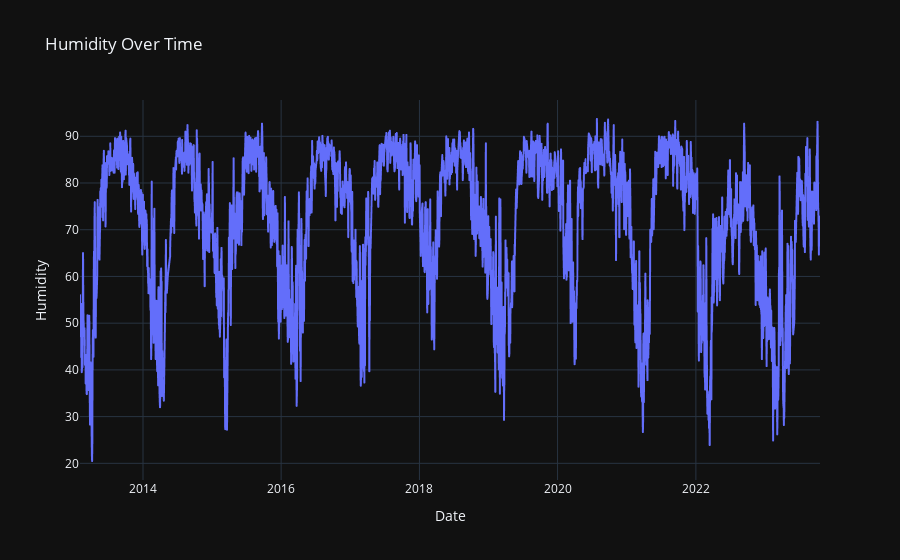

The code cell stored with this chart in its notebook:
### Markdown cell above
---

How Humidity changes with Time/Year?

---

### Code cell
fig = px.line(df, x='datetime_converted', y='humidity', title='Humidity Over Time',template='plotly_dark')
fig.update_layout(xaxis_title='Date', yaxis_title='Humidity')
fig.show()

### Figure 1 — Plotly figure (JSON) as saved in the notebook; plotly's stock layout.template omitted (floating-point values rounded to 4 significant figures; data arrays with more than 128 entries replaced by an {"elided": "..."} marker saying what was removed)
{"data": [{"hovertemplate": "datetime_converted=%{x}<br>humidity=%{y}<extra></extra>", "legendgroup": "", "line": {"color": "#636efa", "dash": "solid"}, "marker": {"symbol": "circle"}, "mode": "lines", "name": "", "showlegend": false, "type": "scattergl", "x": {"elided": "3326 str values"}, "xaxis": "x", "y": {"elided": "3326 float values"}, "yaxis": "y"}], "layout": {"autosize": true, "legend": {"tracegroupgap": 0}, "title": {"text": "Humidity Over Time"}, "xaxis": {"anchor": "y", "autorange": true, "domain": [0, 1], "range": ["2013-02-02", "2023-10-19"], "title": {"text": "Date"}, "type": "date"}, "yaxis": {"anchor": "x", "autorange": true, "domain": [0, 1], "range": [16.43, 97.77], "title": {"text": "Humidity"}, "type": "linear"}}}
